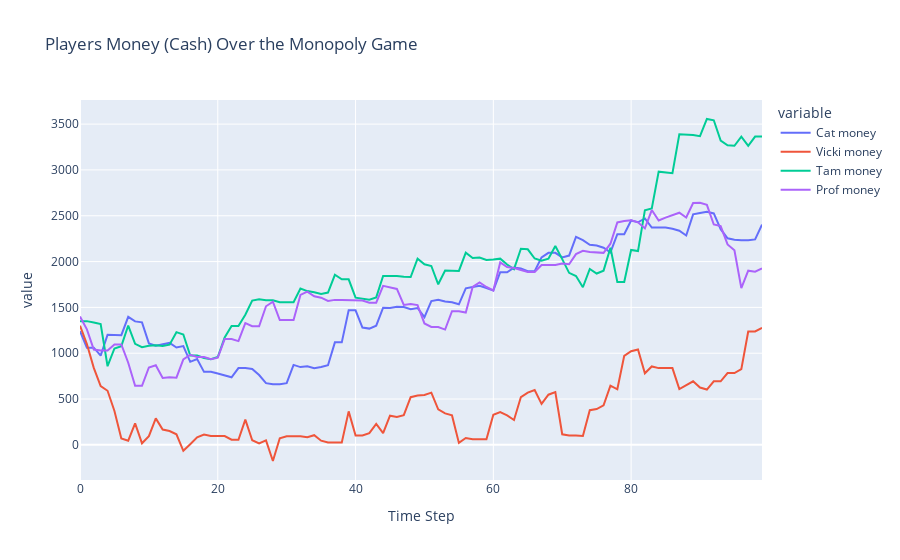

Notebook cell for this chart:
### Code cell
df = pd.DataFrame({'Time Step': range(len(money[0])), 'Cat money': money[0], 'Vicki money': money[1], 
                   'Tam money': money[2], 'Prof money': money[3]})
fig = px.line(df, x='Time Step', y=['Cat money', 'Vicki money', 'Tam money', 'Prof money'], title='Players Money (Cash) Over the Monopoly Game')
fig.show()
